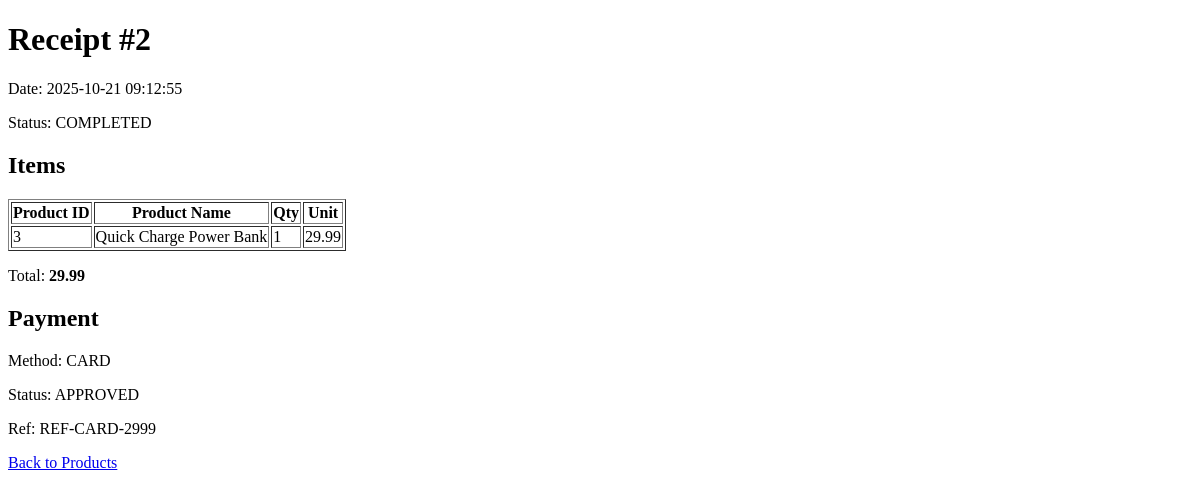
/receipt/2, run on an earlier commit of the app's database.
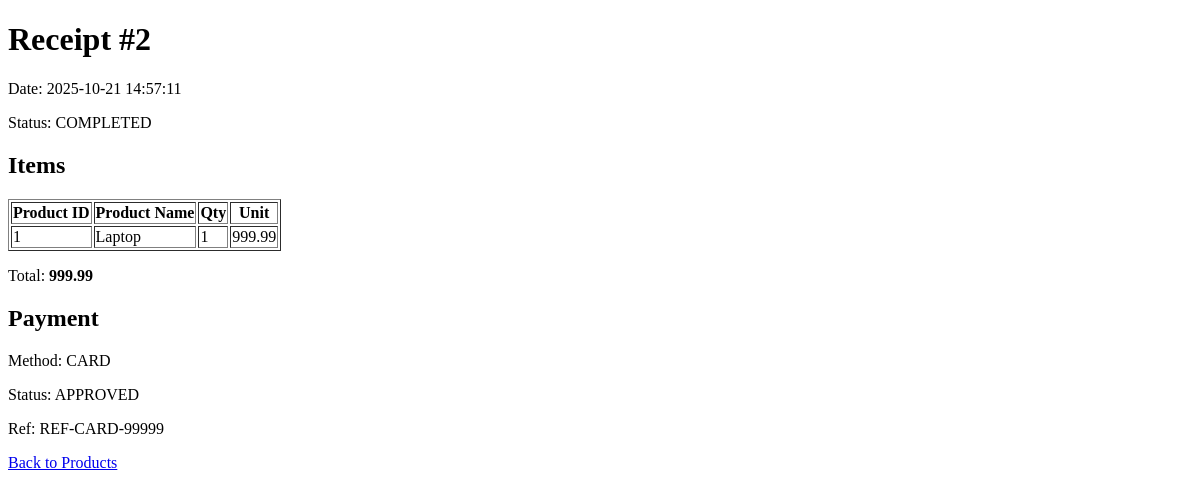
And on a later commit of the database.
### tables this page shows
CREATE TABLE sale (
	id INTEGER PRIMARY KEY AUTOINCREMENT,
	user_id INTEGER NOT NULL,
	sale_time TIMESTAMP DEFAULT CURRENT_TIMESTAMP,
	total_cents INTEGER NOT NULL CHECK(total_cents >= 0),
	status TEXT NOT NULL DEFAULT 'COMPLETED' CHECK(status IN ('COMPLETED','CANCELLED','REFUNDED')),
	FOREIGN KEY (user_id) REFERENCES user(id)
);

CREATE TABLE sale_item (
	id INTEGER PRIMARY KEY AUTOINCREMENT,
	sale_id INTEGER NOT NULL,
	product_id INTEGER NOT NULL,
	quantity INTEGER NOT NULL CHECK(quantity > 0),
	price_cents INTEGER NOT NULL CHECK(price_cents >= 0), -- price per item at time of sale
	FOREIGN KEY (sale_id) REFERENCES sale(id) ON DELETE CASCADE,
	FOREIGN KEY (product_id) REFERENCES product(id) ON DELETE RESTRICT,
	UNIQUE (sale_id, product_id)
);

CREATE TABLE product (
	id INTEGER PRIMARY KEY AUTOINCREMENT,
	name TEXT NOT NULL UNIQUE,
    price_cents INTEGER NOT NULL CHECK(price_cents >= 0),
    stock INTEGER NOT NULL CHECK(stock >= 0),
    active INTEGER NOT NULL DEFAULT 1 CHECK(active IN (0,1)),
    -- NEW: Flash sale columns
    flash_sale_active INTEGER DEFAULT 0,
    flash_sale_price_cents INTEGER
, flash_price_cents INTEGER CHECK(flash_price_cents >= 0), sale_start TIMESTAMP, sale_end TIMESTAMP);

CREATE TABLE payment (
	id INTEGER PRIMARY KEY AUTOINCREMENT,
	sale_id INTEGER NOT NULL,
	method TEXT NOT NULL,
	amount_cents INTEGER NOT NULL CHECK(amount_cents >= 0),
	status TEXT NOT NULL CHECK(status IN ('APPROVED','DECLINED')), -- APPROVED or DECLINED
	ref TEXT,
	processed_at TIMESTAMP DEFAULT CURRENT_TIMESTAMP,
	FOREIGN KEY (sale_id) REFERENCES sale(id) ON DELETE CASCADE,
	UNIQUE (sale_id)
);

### src/app.py (the view)
    @app.get("/receipt/<int:sale_id>")
    def receipt(sale_id: int):
        conn = get_conn()
        try:
            sale = conn.execute(
                "SELECT id, user_id, sale_time, total_cents, status FROM sale WHERE id = ?",
                (sale_id,),
            ).fetchone()
            items = conn.execute(
                "SELECT si.product_id, p.name as product_name, si.quantity, si.price_cents "
                "FROM sale_item si JOIN product p ON si.product_id = p.id "
                "WHERE si.sale_id = ?",
                (sale_id,),
            ).fetchall()
            payment = conn.execute(
                "SELECT method, amount_cents, status, ref FROM payment WHERE sale_id = ?",
                (sale_id,),
            ).fetchone()
        finally:
            conn.close()
        return render_template("receipt.html", sale=sale, items=items, payment=payment)

### src/dao.py (called while the page is built)
def get_connection(db_path: str) -> sqlite3.Connection:
    conn = sqlite3.connect(db_path)
    conn.row_factory = sqlite3.Row
    conn.execute("PRAGMA foreign_keys = ON")
    return conn

### src/templates/receipt.html
<!doctype html>
<html>
  <head><title>Receipt #{{ sale.id }}</title></head>
  <body>
    <h1>Receipt #{{ sale.id }}</h1>
    <p>Date: {{ sale.sale_time }}</p>
    <p>Status: {{ sale.status }}</p>
    <h2>Items</h2>
    <table border="1">
      <tr><th>Product ID</th><th>Product Name</th><th>Qty</th><th>Unit</th></tr>
      {% for it in items %}
        <tr>
          <td>{{ it.product_id }}</td>
          <td>{{ it.product_name }}</td>
          <td>{{ it.quantity }}</td>
          <td>{{ '%.2f' % (it.price_cents / 100.0) }}</td>
        </tr>
      {% endfor %}
    </table>
    <p>Total: <b>{{ '%.2f' % (sale.total_cents / 100.0) }}</b></p>
    <h2>Payment</h2>
    <p>Method: {{ payment.method }}</p>
    <p>Status: {{ payment.status }}</p>
    <p>Ref: {{ payment.ref }}</p>
    <p><a href="/products">Back to Products</a></p>
  </body>
  </html>

What changed in the data, as far as the page shows it:
changed sale "COMPLETED": sale_time "2025-10-21 09:12:55" → "2025-10-21 14:57:11"; sale.total_cents/100.0 "29.99" → "999.99"
changed sale_item: product_id "3" → "1"; product_name "Quick Charge Power Bank" → "Laptop"; it.price_cents/100.0 "29.99" → "999.99"
changed payment "CARD": ref "REF-CARD-2999" → "REF-CARD-99999"
